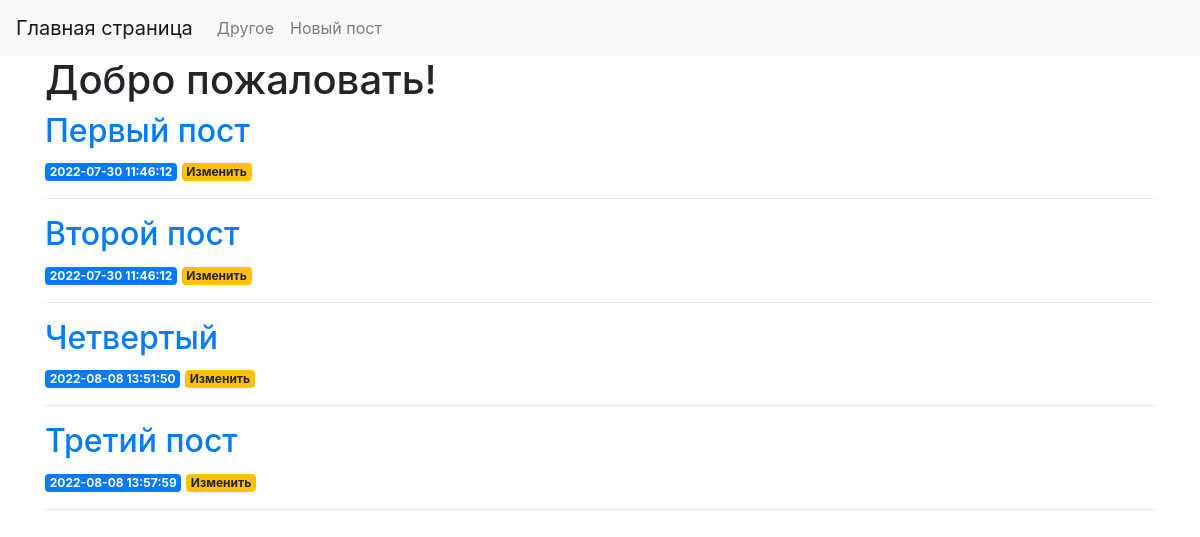
Before: / with the older database file.
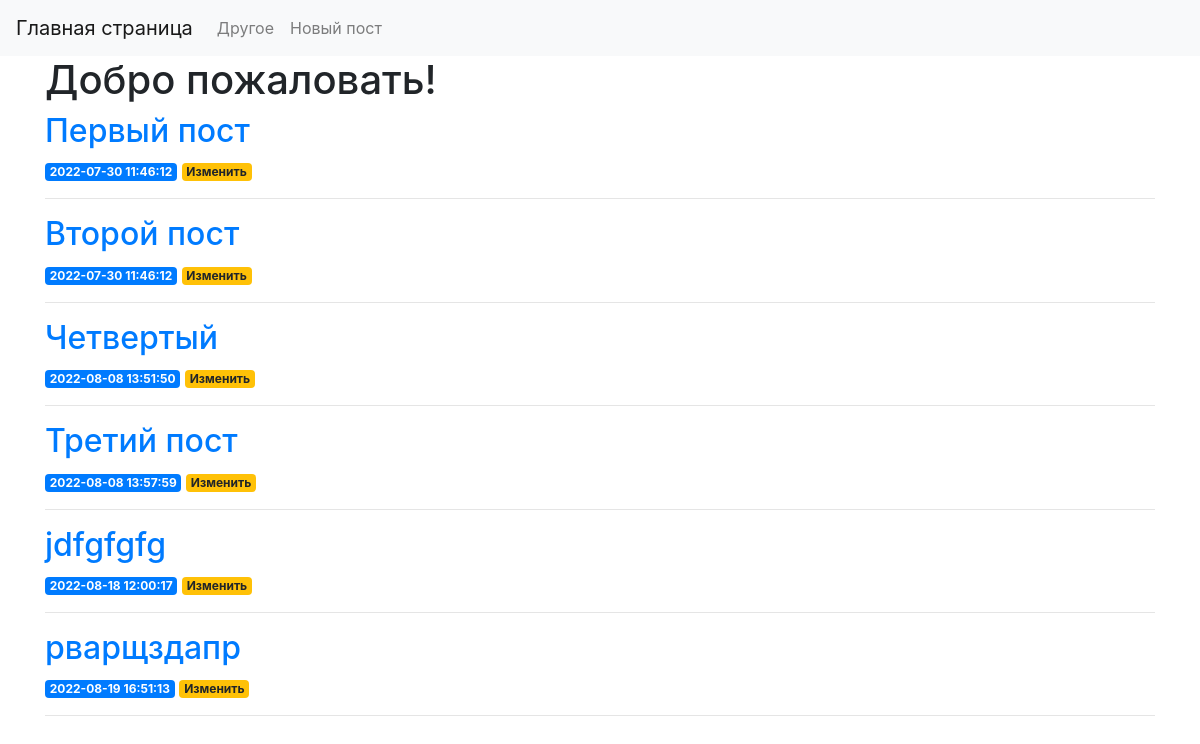
After: the same page with the newer database file.
### model.py (models this page shows)
class Posts(db.Model):
    id = db.Column(db.Integer, primary_key=True)
    created = db.Column(db.DateTime, default=datetime.now())
    title = db.Column(db.Text)
    content = db.Column(db.Text)

### views/post_with_orm.py (the view)
@post.route('/')
def main():
    posts_ = Posts.query.all()
    return render_template('main.html', posts=posts_)

### templates/main.html (shortened to what this page needs)
{% extends 'base.html' %}
{% block content %}
    <h1>{% block title %} Добро пожаловать! {% endblock %}</h1>
    {% for post in posts %}
        <a href="{{ url_for('post_with_orm.show_post', post_id=post['id']) }}">
            <h2>{{ post['title'] }}</h2>
        </a>
        <span class="badge badge-primary">{{ post['created'] }}</span>
        <a href="{{ url_for('post_with_orm.edit_post', post_id=post['id']) }}">
            <span class="badge badge-warning">Изменить</span>
        </a>
        <hr>
    {% endfor %}
{% endblock %}

Changed rows visible on the page:
added Posts: title "jdfgfgfg", created "2022-08-18 12:00:17"
added Posts: title "рварщздапр", created "2022-08-19 16:51:13"
